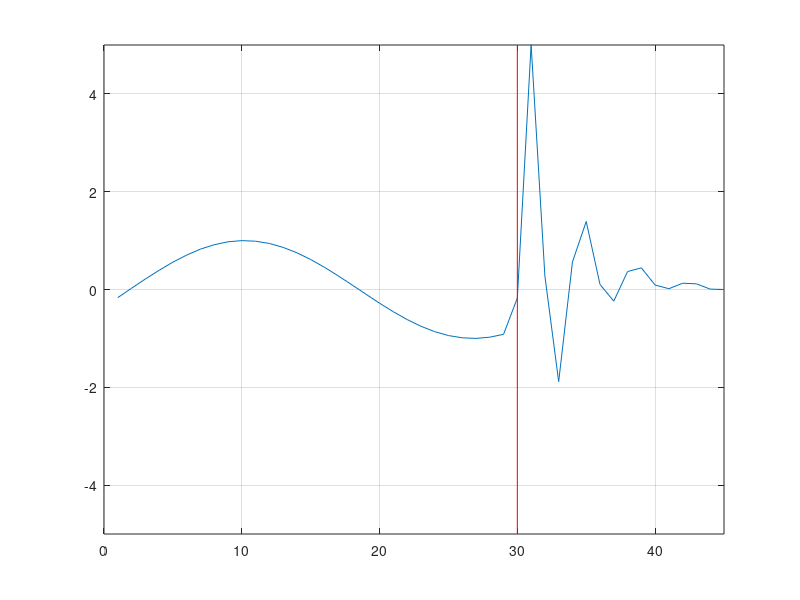

This figure's MATLAB source:
clear all
clc

    
permeability=4*pi*1e-7;  %Free Space
permitivity=8.85e-12;    %Free Space
c=1/sqrt(permeability*permitivity);           
                      
m=45; 
ex=zeros(1,m);
hy=zeros(1,m);
cb=zeros(1,m);
eaf=zeros(1,m);
s=zeros(1,m);
dt=zeros(1,m);

dx = .01;
dt = dx/(2*c);
d0 = 0.3;                       
                                  
%region

k1=fix(d0/dx);% Thyroid 



% free space
permitivity(1,1:k1)=1;
dt(1,1:k1) = dx/(2*c);  
s(1,1:k1) = 0;


% Thyroid  
permitivity(1,k1:m)=  59.684  ;
dt(1,k1:m) = dx/(2*c); 
s(1,k1:m) = 1.0385;







ex_left_m1 = 0;
ex_left_m2 = 0;
ex_right_m1 = 0;
ex_right_m2 = 0;
ex_left_b1_m1 = 0;
ex_left_b1_m2 = 0;


iteration = 500;                       

for n = 1:iteration
    for k = 2:45
        eaf =dt(1,k)*s(1,k)/(2*permitivity(1,k)*8.85e-12);
        ca=(1-eaf)/(1+eaf);
        cb=0.5/(permitivity(1,k)*(1+eaf));
        
        ex(1,k) = ca*ex(1,k) + cb*(hy(1,k-1) - hy(1,k));    
    end
    source = sin(2*pi*900*10^(6)*dt(1,1)*n);       
     ex(1,2) = source;
    
    % Boundaries
    if n>2
        KE=45;
        kc=30;
        % Left boundary
        ex(1,1) = ex_left_m2;      % set left boundary of ex(1) by the value of ex(2)@n-2
        ex_left_m2 = ex_left_m1;   % set the value of ex(2)@n-2 by the value of ex(2)@n-1
        ex_left_m1 = ex(1,2);      % set the value of ex(2)@n-1 by the value of ex(2)@n (current value)
        % Right boundary
        ex(1,KE) = ex_right_m2;    % set right boundary of ex(201) by the value of ex(200)@n-2
        ex_right_m2 = ex_right_m1; % set the value of ex(200)@n-2 by the value of ex(200)@n-1
        ex_right_m1 = ex(1,KE-1);  % set the value of ex(200)@n-1 by the value of ex(200)@n (current value)
        
        % dielectric edge
        ex(1,kc) = ex_left_b1_m2;
        ex_left_b1_m2 = ex_left_b1_m1;
        ex_left_b1_m1 = ex(1,kc-1);
    end
   
    for k = 1:44
         hy(1,k) = hy(1,k) + .5*(ex(1,k) - ex(1,k+1));  
    end
 
    plot(hy);grid
    axis([0 m -5 5]); 
    line([k1,k1],[-5,5],'Color','r');
     
  
    frame = getframe();
    
    
end